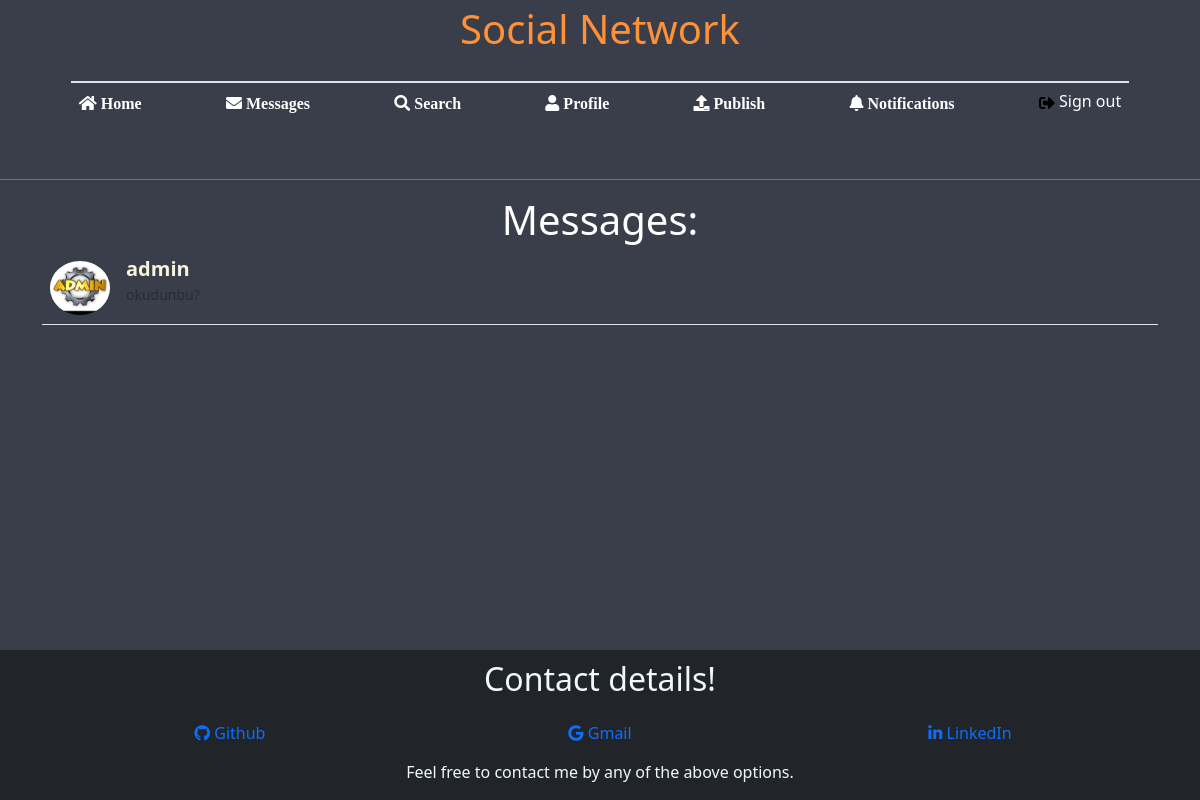
The app's page /chatting (signed in), older data.
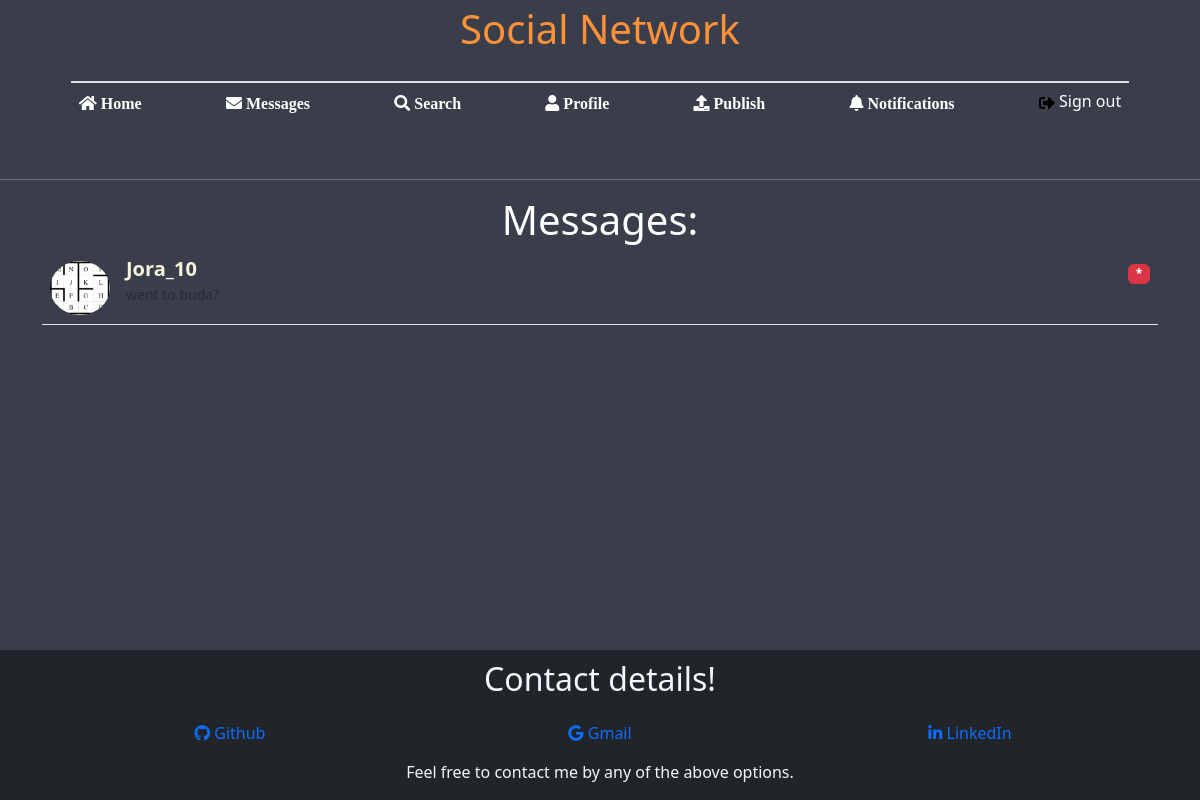
The same page, newer data.
### base/models.py (models this page shows)
class Friend(models.Model):
    user1 = models.ForeignKey(User, on_delete=models.CASCADE, related_name='user1_friends')
    user2 = models.ForeignKey(User, on_delete=models.CASCADE, related_name='user2_friends')
    last_message_date = models.DateTimeField()

class ProfileInfo(models.Model):
    degree = models.CharField(max_length=100, null=True, blank=True, default='')
    workplace = models.CharField(max_length=100, null=True, blank=True, default='')
    age = models.IntegerField(null=True, blank=True)
    address = models.CharField(max_length=100, null=True, blank=True, default='')
    user = models.OneToOneField(User, on_delete=models.CASCADE)
    profile_image = models.FileField(upload_to='profile_images/', null=True, blank=True, default='/profile_images/default.png')

class Message(models.Model):
    sender = models.ForeignKey(User, related_name="sent_messages", on_delete=models.CASCADE)
    recipient = models.ForeignKey(User, related_name="received_messages", on_delete=models.CASCADE)
    message = models.TextField()
    timestamp = models.DateTimeField()

### base/views.py (the view)
# urls.py: path('chatting', views.friends_message_view, name='friends_message_view'),
def friends_message_view(request):
    if request.user.is_authenticated:
        current_user = request.user
        user1_friends = Friend.objects.filter(user1=current_user)
        user2_friends = Friend.objects.filter(user2=current_user)
        friends = user1_friends.filter(user2__in=user2_friends.values('user1'))
        friend_names = []
        messages = []
        for friend in friends:
            friend_names.append(friend.user2.username)
            user1 = friend.user1
            if user1 == current_user:
                user1 = friend.user2
            sender_query = Message.objects.filter(sender=user1, recipient=current_user).order_by('timestamp')
            receiver_query = Message.objects.filter(sender=current_user, recipient=user1).order_by('timestamp')
            sent_message = ''
            received_message = ''
            if len(sender_query) > 0:
                sent_message = sender_query.last()
            if len(receiver_query) > 0:
                received_message = receiver_query.last()
            if (sent_message == '' and received_message == ''):
                messages.append('')
            elif (sent_message == '' and received_message != ''):
                messages.append(received_message)
            elif (sent_message != '' and received_message == ''):
                messages.append(sent_message)
            else:
                if sent_message.timestamp > received_message.timestamp:
                    messages.append(sent_message)
                else:
                    messages.append(received_message)
        zipped = zip(friends, messages)
        return render(request, 'chat_view.html', {'user': current_user,'friends_messages': zipped,
            'friend_names': friend_names, 'has_unreplied_request': has_unreplied_request(current_user)})
    else:
        return redirect('/')

### base/views.py (called while the page is built)
def has_unreplied_request(user):
    if Requests.objects.filter(to_user=user).exists():
        return True
    else:
        return False

### templates/chat_view.html (shortened to what the changed rows need)
{% load static %}
<!DOCTYPE html>
<html lang="en" style="height: 100%;">
<head>
    <link rel="stylesheet" href="{% static 'index.css' %}">
    <link rel="stylesheet" href="{% static 'requests.css' %}">
    <link rel="stylesheet" href="https://cdnjs.cloudflare.com/ajax/libs/font-awesome/5.15.3/css/all.min.css" />
    <link rel="stylesheet" href="https://cdn.jsdelivr.net/npm/bootstrap@5.3.0-alpha1/dist/css/bootstrap.min.css"/>
</head>
<body class="d-flex flex-column min-vh-100" style="background: #3A3E4B; color: white;">
    <header>
        <h1 class="d-none d-lg-block"
        style="text-align: center; color: #FF9138; margin-top: 5px; margin-bottom: -30px;">Social Network</h1>
    </header>
    <div class="container">
        <h1 style="text-align: center;">Messages:</h1>
        <ul class="list-unstyled mb-0">
            {% for friend, message in friends_messages %}
                <li class="p-2 border-bottom">
                    {% if friend.user1.username > friend.user2.username %}
                    <a href="chat/{{friend.user2.username}}-{{friend.user1.username}}" class="d-flex justify-content-between"
                    style="text-decoration: none;" onclick="SendMessage(event)">
                    {% else %}
                    <a href="chat/{{friend.user1.username}}-{{friend.user2.username}}" class="d-flex justify-content-between"
                    style="text-decoration: none;" onclick="SendMessage(event)">
                    {% endif %}
                        <div class="d-flex flex-row">
                            <img src="{{friend.user2.profileinfo.profile_image}}" alt="avatar"
                                class="rounded-circle d-flex align-self-center me-3 shadow-1-strong" width="60">
                            <div class="pt-1">
                                <p class="fw-bold mb-3" style="font-size: 20px; color: beige;">{{friend.user2.username}}</p>
                                {% if message.sender == friend.user1 %}
                                    <p class="small text-white">You: {{message.message}}</p>
                                {% else %}
                                    <p class="small text-muted text-white">{{message.message}}</p>
                                {% endif %}
                            </div>
                        </div>
                        {% if message != '' and message.timestamp > friend.last_message_date and message.sender != friend.user1 %}
                            <div class="pt-1">
                                <span class="badge bg-danger float-end">*</span>
                            </div>
                        {% endif %}
                    </a>
                </li>
            {% endfor %}
        </ul>
    </div>
    <footer id="foot" class="bg-dark mt-auto" style="color: aliceblue; text-align: center;">
        <div class="container" style="padding-top: 10px;">
            <h2>Contact details! </h2>
        </div>
    </footer>
</body>
</html>

Row changes from the older to the newer data that the page shows:
removed Friend: user2.profileinfo.profile_image (picture), user2.username "admin", message "okudunbu?"
added Friend: user2.profileinfo.profile_image (picture), user2.username "Jora_10", message "went to buda?"
